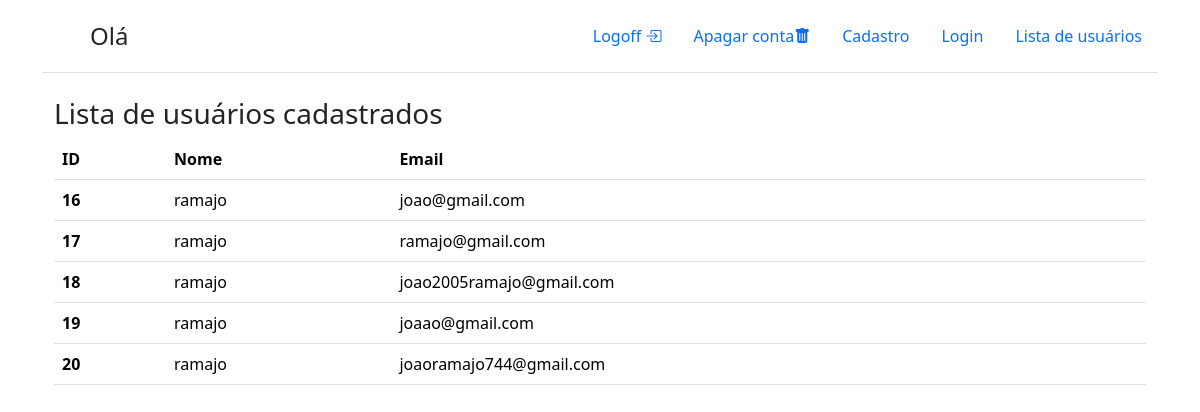
The page /src/views/lista.php (signed in) on the database its author committed.
### tables this page shows
CREATE TABLE user(
    id INTEGER PRIMARY KEY AUTOINCREMENT,
    nome TEXT NOT NULL, 
    email TEXT NOT NULL UNIQUE,
    senha TEXT NOT NULL
);

### src/classes/rdg/UserGateway.php (called while the page is built, shortened)
<?php
class UserGateway
{
    private static $conn;
    private $data;
    public function __set($prop, $value)
    {
        $this->data[$prop] = $value;
    }
    public function __get($prop)
    {
        return $this->data[$prop];
    }
    public static function setConnection(PDO $conn)
    {
        self::$conn = $conn;
    }
    public static function all(){
        $sql = "SELECT * FROM user";
        $result = self::$conn->query($sql);
        return $result->fetchAll(PDO::FETCH_CLASS, __CLASS__);
    }
}

### src/views/lista.php (the view, shortened to what this page needs)
<!doctype html>
<html lang="pt-BR">
<head>
    <link href="https://cdn.jsdelivr.net/npm/bootstrap@5.3.5/dist/css/bootstrap.min.css" rel="stylesheet">
    <link rel="stylesheet" href="https://cdn.jsdelivr.net/npm/bootstrap-icons@1.11.1/font/bootstrap-icons.css">
</head>
<?php
require_once '../classes/rdg/UserGateway.php';
try {
    $users = UserGateway::all();
} catch (Exception $e) {
    echo $e->getMessage();
}
?>
<body>
    <div class="container">
        <header class="d-flex flex-wrap justify-content-center py-3 mb-4 border-bottom">
            <a href="./index.php" class="d-flex align-items-center mb-3 mb-md-0 me-md-auto text-dark text-decoration-none">
                <svg class="bi me-2" width="40" height="32">
                    <use xlink:href="#bootstrap" />
                </svg>
                <?php
                if (isset($_SESSION['id'])) {
                    echo "<span class='fs-4'>Olá " . $user->nome  . "</span>";
                } else {
                    echo "<span class='fs-4'>Faça login para ver suas informações</span";
                }
                ?>
            </a>
            <ul class="nav nav-pills">
                <?php
                if (isset($_SESSION['id'])) {
                    echo "
                        <li class='nav-item'>
                            <a href='../services/processar_logout.php' class='nav-link'>
                                Logoff <i class='bi bi-box-arrow-in-right'></i>
                            </a>
                        </li>
                        <li class='nav-item'>
                            <a href='./login.php' class='nav-link'>
                                Apagar conta<i class='bi bi-trash-fill'></i>
                            </a>
                        </li>";
                }
                ?>
                <li class="nav-item">
                    <a href="./index.php" class="nav-link">
                        Cadastro
                    </a>
                </li>
                <li class="nav-item">
                    <a href="./login.php" class="nav-link">
                        Login
                    </a>
                </li>
                <li class="nav-item">
                    <a href="./lista.php" class="nav-link">
                        Lista de usuários
                    </a>
                </li>
            </ul>
        </header>
        <div class="container">
            <h2 class="fs-3">Lista de usuários cadastrados </h2>
            <table class="table">
                <thead>
                    <tr>
                        <th scope="col">ID</th>
                        <th scope="col">Nome</th>
                        <th scope="col">Email</th>
                    </tr>
                </thead>
                <tbody>
                    <?php
                    if ($users) {
                        foreach ($users as $user) {
                            echo "
                            <tr>
                                <th scope='row'>{$user->id}</th>
                                <td>{$user->nome}</td>
                                <td>{$user->email}</td>
                            </tr>";
                        }
                    }else{
                        echo "<p class='alert alert-warning w-75 mx-auto'>Sem usuários para visualizar</p>";
                    }
                    ?>
                </tbody>
            </table>
        </div>
    </div>
</body>
</html>

### rows shown on the page
user: id "16", nome "ramajo", email "joao@gmail.com"
user: id "17", nome "ramajo", email "ramajo@gmail.com"
user: id "18", nome "ramajo", email "joao2005ramajo@gmail.com"
user: id "19", nome "ramajo", email "joaao@gmail.com"
user: id "20", nome "ramajo", email "joaoramajo744@gmail.com"
